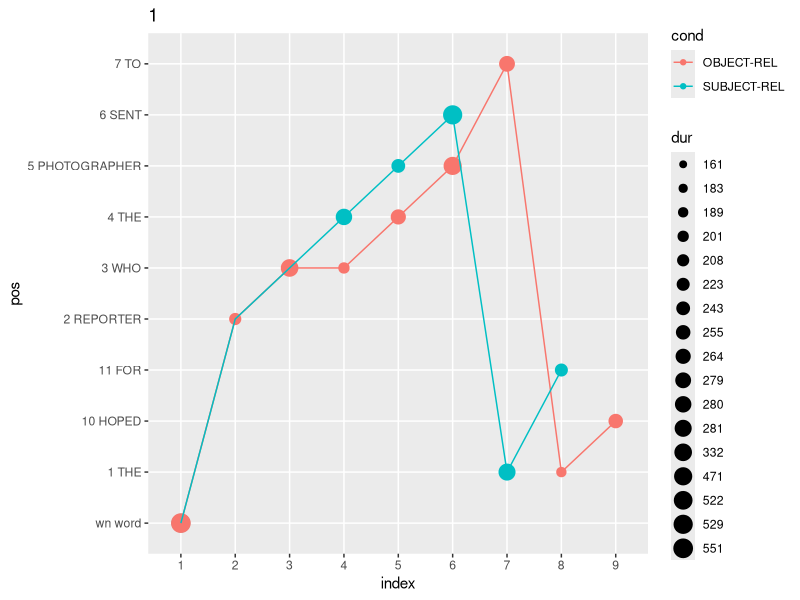
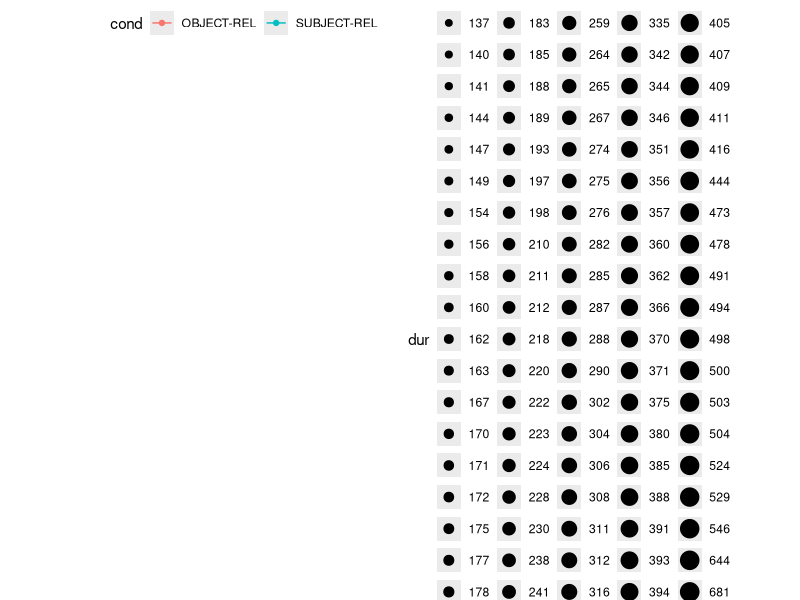
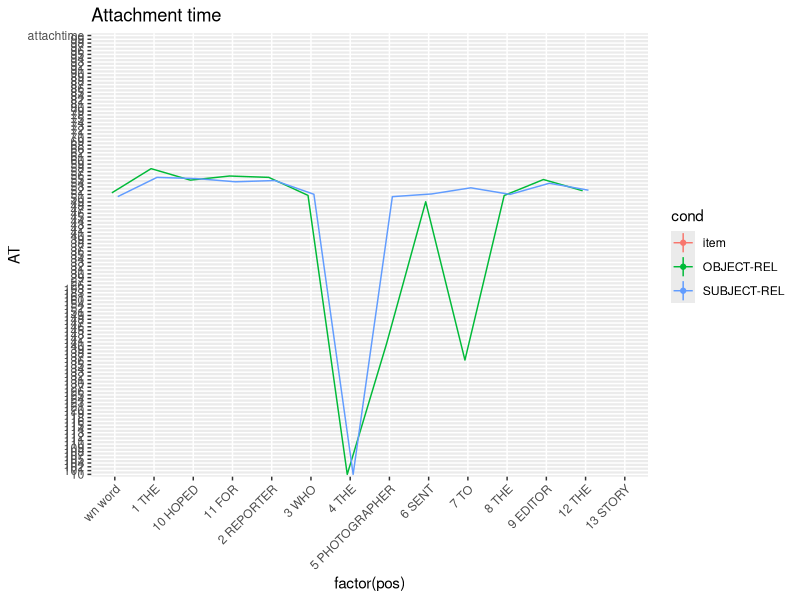
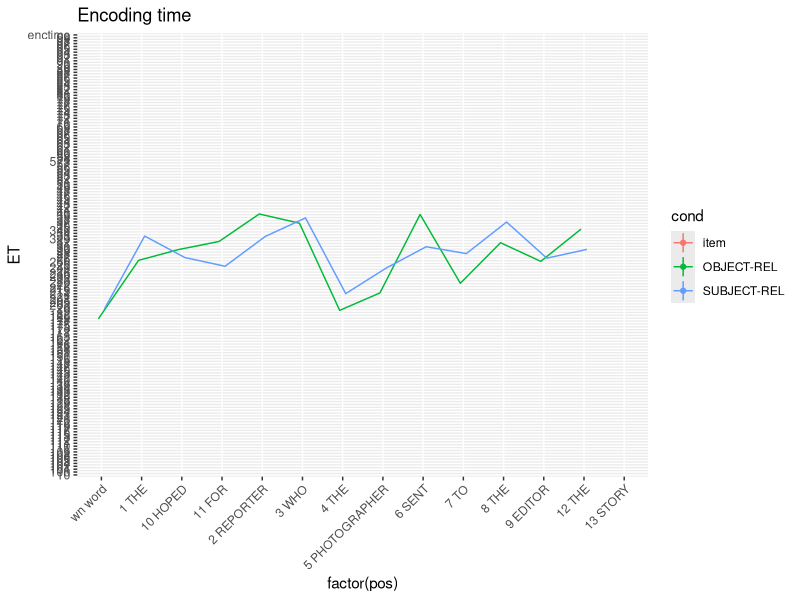
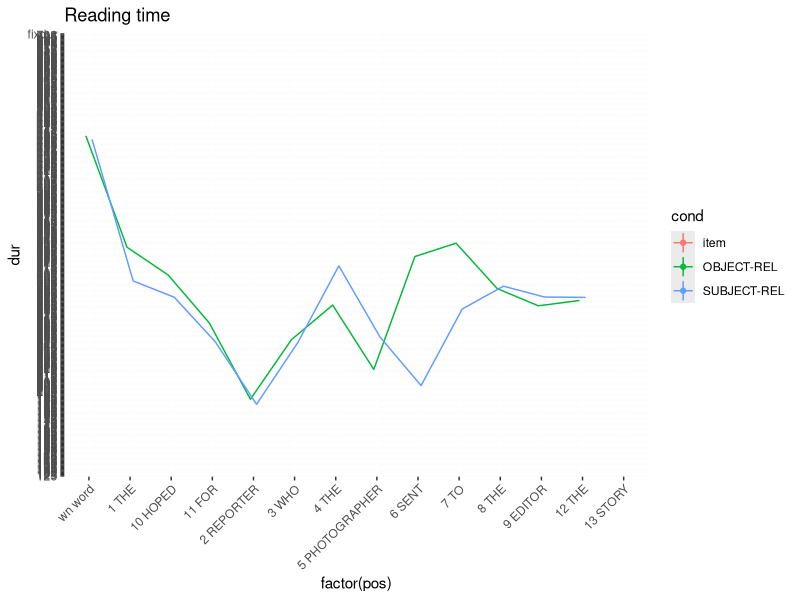
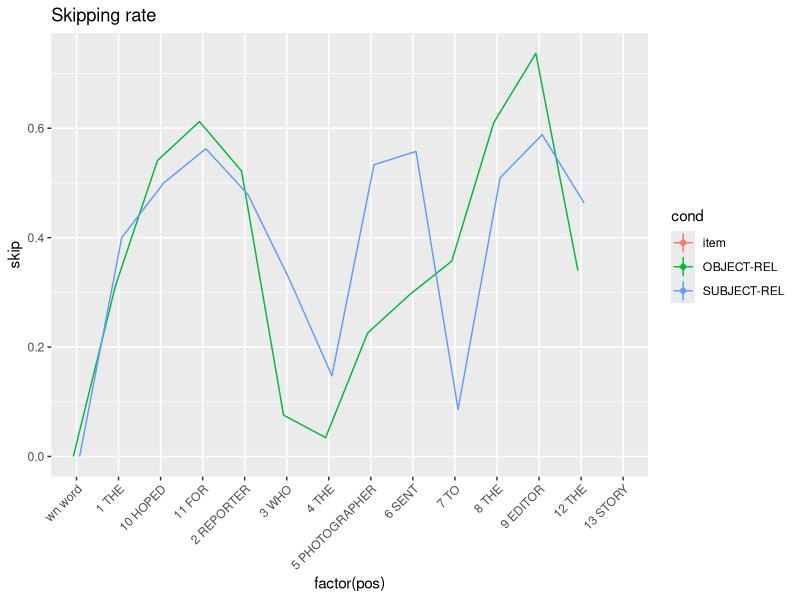
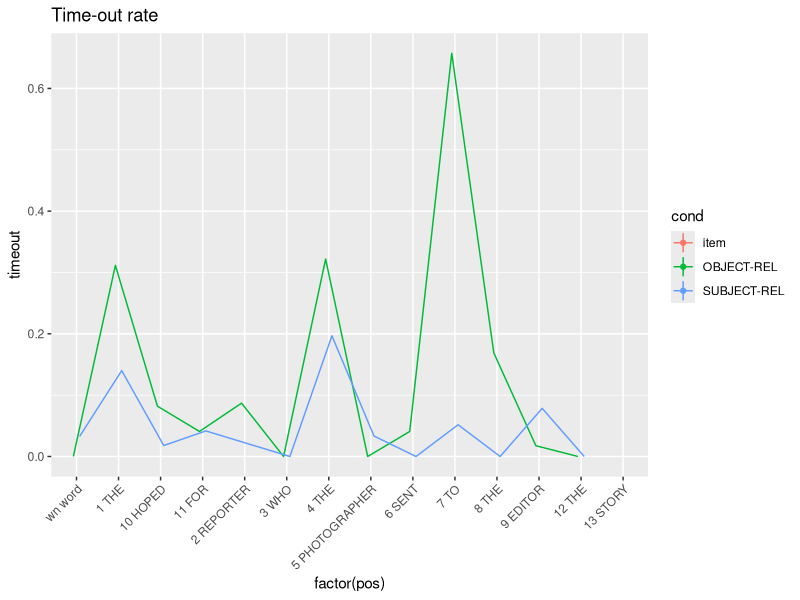
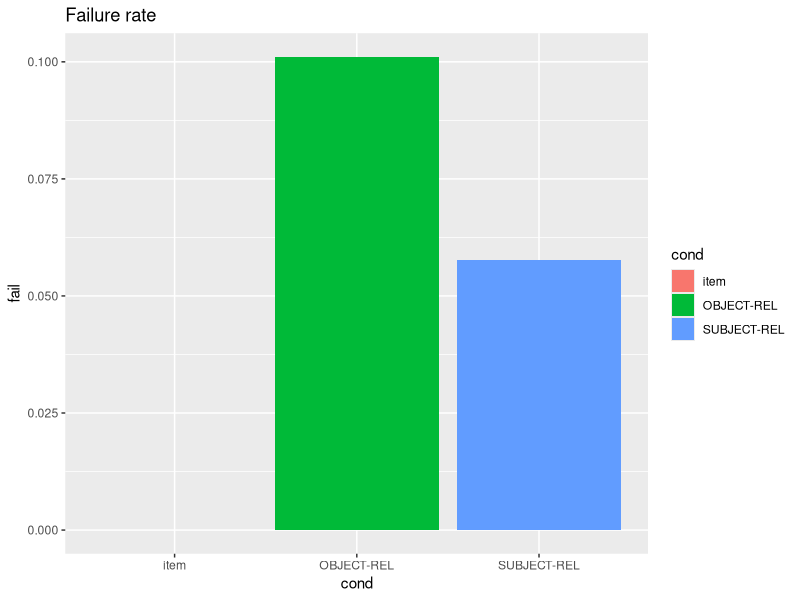

Reproduce these figures in R, in order.
# rm(list=ls())
library(ggplot2)

myTheme <- theme(axis.text.x = element_text(angle = 45, hjust=1))


# READ SIMULATION DATA
# ---------------------------
f <- read.table("fixations.txt", header=FALSE)
colnames(f) <- c("exp","iteration","cond","pos","word","dur")
f$cond <- factor(f$cond)
head(f)
summary(f)


# READ ADDITIONAL INFO
# ---------------------------
m <- f

## ATTACHMENT TIMES:
att <- read.table("attachments.txt", header=FALSE)
colnames(att) <- c("exp","iteration","cond","pos","word","AT")
att$cond <- factor(att$cond)
dim(m)
m <- merge(m[-5], att, by=c("exp","iteration","cond","pos"), all.x=TRUE, all.y=TRUE)
dim(m)


## ENCODING TIMES:
enc <- read.table("enctimes.txt", header=FALSE)
colnames(enc) <- c("exp","iteration","cond","pos","word","ET","ecc","freq")
enc$cond <- factor(enc$cond)
enc$iteration <- factor(enc$iteration)
dim(m)
m <- merge(m, enc[-5], by=c("exp","iteration","cond","pos"), all.x=TRUE)
dim(m)

## TRIAL MESSAGES
msg <- read.table("trialmessages.txt", header=F)
colnames(msg) <- c("exp","iteration","cond","pos","word","variable","value")

trialinfo <- subset(msg[,-c(4,5)], variable!="timeout")
trialinfo <- reshape(trialinfo, idvar = c("exp","iteration","cond"), timevar="variable", direction="wide")
colnames(trialinfo) <- gsub("value.","", colnames(trialinfo))
trialinfo <- droplevels(trialinfo)

## Merge with EM results
dim(m)
m <- merge(m, trialinfo, by=c("exp","iteration","cond"), all.x=TRUE)
m$fail <- ifelse(is.na(m$fail), 0, 1)
dim(m)

## TIMEOUTS:
tmo <- droplevels(subset(msg, variable=="timeout"))
colnames(tmo)[6:7] <- c("timeout", "tmo-eyloc")
tmo$timeout <- 1
dim(m)
m <- merge(m, tmo[,-5], by=c("exp","iteration","cond","pos"), all.x=TRUE)
dim(m)
m$timeout[is.na(m$timeout)] <- 0

## SKIPPINGS ##
m$dur[is.na(m$dur)] <- 0
m$skip <- 0
m$skip[m$dur==0] <- 1




# ============================
# PLOTS
# ============================

words <- unique(with(m[!is.na(m$word),], paste(pos,word)))
m <- subset(m, !is.na(word))

pdf("quick_results.pdf")


# SCANPATHS
# ---------------------------

## PLOT SCANPATH OF RANDOM TRIAL ##
i <- sample(unique(f$iteration),1)
t1 <- subset(f, iteration%in%i)
t1$index <- NA
for(i in unique(t1$iteration)){
	for(c in t1$cond){
		s <- (t1$iteration==i & t1$cond==c)
		t1$index[s] <- 1:length(t1$pos[s])
	}
}
t1$pos <- factor(t1$pos)
t1$index <- factor(t1$index)
(psc <- ggplot(t1, aes(index, pos, group=cond, col=cond)) + geom_point(aes(size=dur)) + geom_line() 
	+ scale_y_discrete(labels=words) 
	+ ggtitle(i))


## PLOT SCANPATH OF 7 RANDOM TRIALS ##
i <- sample(unique(f$iteration),7)
t1 <- subset(f, iteration%in%i)
t1$index <- NA
for(i in unique(t1$iteration)){
	for(c in t1$cond){
		s <- (t1$iteration==i & t1$cond==c)
		t1$index[s] <- 1:length(t1$pos[s])
	}
}
t1$pos <- factor(t1$pos)
# t1$index <- factor(t1$index)
(ggplot(t1, aes(index, pos, group=cond, col=cond)) + geom_point(aes(size=dur)) + geom_line() + facet_grid(.~iteration) +  theme(legend.position="bottom"))



# OTHER PLOTS
# ---------------------------
dodge <- position_dodge(width=.3)

## PLOT ATTACHMENT TIMES ##
(ggplot(m, aes(factor(pos), AT, col=cond, group=cond)) 
	+ stat_summary(fun.y="mean", geom="line", position=dodge) 
	+ stat_summary(fun.data="mean_cl_boot", position=dodge, size=.2)
	+ myTheme
	+ scale_x_discrete(labels=words) 
	+ ggtitle("Attachment time")
	)

## PLOT ENCODING TIMES ##
(ggplot(m, aes(factor(pos), ET, col=cond, group=cond)) 
	+ stat_summary(fun.y="mean", geom="line", position=dodge) 
	+ stat_summary(fun.data="mean_cl_boot", position=dodge, size=.2)
	+ myTheme
	+ scale_x_discrete(labels=words) 
	+ ggtitle("Encoding time"))

## PLOT READING TIMES ##
(ggplot(subset(m, dur!=0), aes(factor(pos), dur, group=cond, col=cond))
	+ stat_summary(fun.y="mean", geom="line", position=dodge) 
	+ stat_summary(fun.data="mean_cl_boot", position=dodge, size=.2)
	+ myTheme
	+ scale_x_discrete(labels=words) 
	+ ggtitle("Reading time"))

## PLOT SKIPPING RATES ##
(ggplot(m, aes(factor(pos), skip, group=cond, col=cond))
	+ stat_summary(fun.y="mean", geom="line", position=dodge) 
	+ stat_summary(fun.data="mean_cl_boot", position=dodge, size=.2)
	+ myTheme
	+ scale_x_discrete(labels=words) 
	# + coord_cartesian(ylim=c(-0.01,1)) 
	+ ggtitle("Skipping rate"))

## PLOT TIMEOUTS ##
(ggplot(m, aes(factor(pos), timeout, group=cond, col=cond))
	+ stat_summary(fun.y="mean", geom="line", position=dodge) 
	+ stat_summary(fun.data="mean_cl_boot", position=dodge, size=.2)
	+ myTheme
	+ scale_x_discrete(labels=words) 
	+ ggtitle("Time-out rate"))


## PLOT FAILURE RATES ##
(ggplot(m, aes(cond, fail, group=cond, fill=cond))
	+ stat_summary(fun.y="mean", geom="bar", position=dodge) 
	+ stat_summary(fun.data="mean_cl_boot", position=dodge, geom="errorbar", width=.2)
 	# + coord_cartesian(ylim=c(-0.01,1)) 
	+ ggtitle("Failure rate"))




dev.off()
